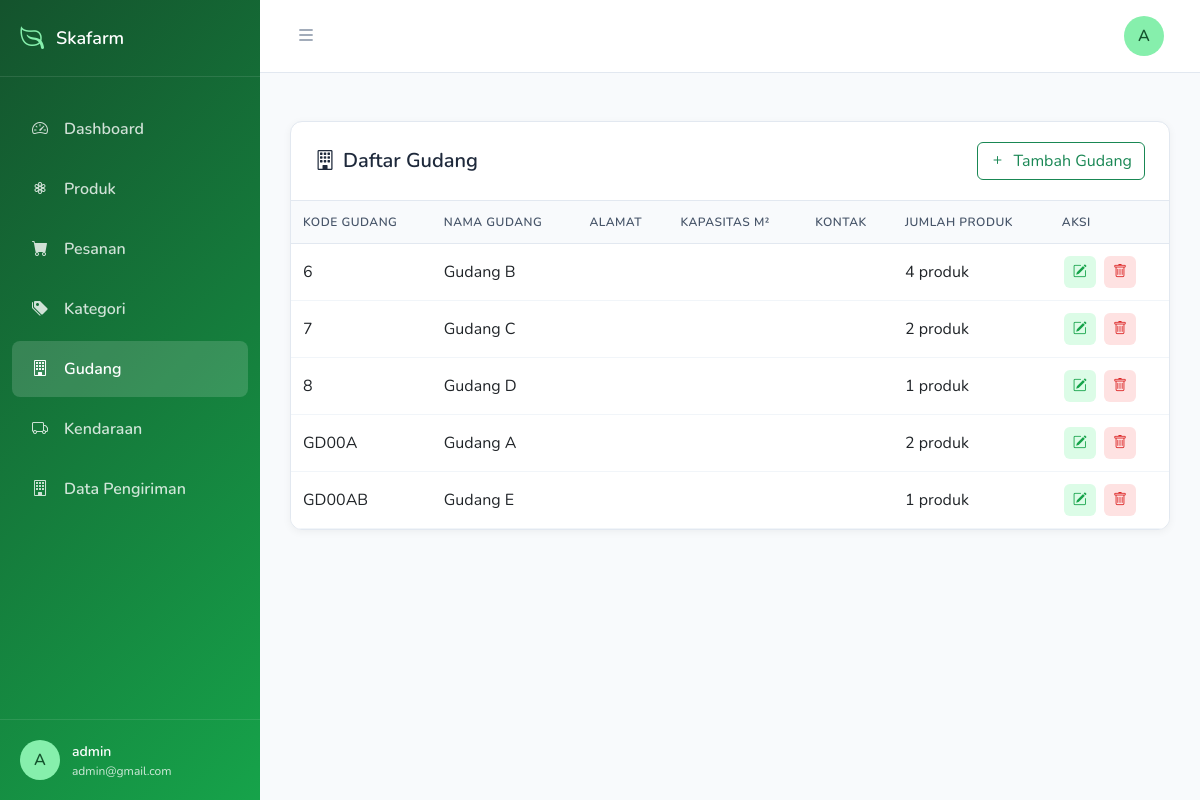
Page /index.php?controller=gudang&action=index (signed in) on the committed database.
### tables this page shows
CREATE TABLE `gudang` (
  `kode_gudang` varchar(255) NOT NULL,
  `nama_gudang` varchar(255) NOT NULL,
  `golongan` varchar(255) NOT NULL,
  `keterangan` text NOT NULL
);

### controllers/GudangController.php (called while the page is built, shortened)
<?php
require_once(__DIR__ . '/../models/Gudang.php');
class GudangController
{
    private $model;
    public function __construct($conn)
    {
        $this->model = new Gudang($conn);
    }
    public function index()
    {
        $data = $this->model->getAll();
        require_once(__DIR__ . '/../views/dashboard/gudang.php');
    }
}

### models/Gudang.php (called while the page is built, shortened)
<?php
class Gudang
{
    private $conn;
    public function __construct($db)
    {
        $this->conn = $db;
    }
    public function getAll()
    {
        $sql = "SELECT g.*, COUNT(b.kode_produk) AS total_produk
                FROM gudang g
                LEFT JOIN produk b ON g.kode_gudang = b.kode_gudang
                GROUP BY g.kode_gudang";
        $stmt = $this->conn->prepare($sql);
        $stmt->execute();
        return $stmt;
    }
}

### views/dashboard/gudang.php (the view, shortened to what this page needs)
<?php require_once(__DIR__ . "/../components/dashboard/head.php"); ?>
<?php require_once(__DIR__ . "/../components/dashboard/sidebar.php"); ?>
<div class="main-content" id="mainContent">
  <?php require_once(__DIR__ . "/../components/dashboard/header.php"); ?>
  <div class="table-section pt-5">
    <div class="table-card">
      <div class="table-header">
        <h5><i class="bi bi-building me-2"></i>Daftar Gudang</h5>
        <button class="btn btn-outline-success" data-bs-toggle="modal" data-bs-target="#gudangModal">
          <i class="bi bi-plus me-2"></i>Tambah Gudang
        </button>
      </div>
      <div class="table-responsive">
        <table class="table table-hover">
          <thead>
            <tr>
              <th>Kode Gudang</th>
              <th>Nama Gudang</th>
              <th>Alamat</th>
              <th>Kapasitas m²</th>
              <th>Kontak</th>
              <th>Jumlah Produk</th>
              <th>Aksi</th>
            </tr>
          </thead>
          <tbody>
            <?php if ($data && $data->rowCount() > 0): ?>
              <?php while ($row = $data->fetch(PDO::FETCH_ASSOC)): ?>
                <tr>
                  <td><?= $row['kode_gudang'] ?></td>
                  <td><?= $row['nama_gudang'] ?></td>
                  <td><?= $row['alamat'] ?></td>
                  <td><?= $row['kapasitas'] ?></td>
                  <td><?= $row['kontak'] ?></td>
                  <td><?= $row['total_produk'] ?> produk</td>
                  <td>
                    <button class="action-btn btn-edit"
                      data-bs-toggle="modal"
                      data-bs-target="#gudangModal"
                      data-id="<?= $row['kode_gudang'] ?>"
                      data-nama="<?= $row['nama_gudang'] ?>"
                      data-alamat="<?= $row['alamat'] ?>"
                      data-kapasitas="<?= $row['kapasitas'] ?>"
                      data-kontak="<?= $row['kontak'] ?>">
                      <i class="bi bi-pencil-square"></i>
                    </button>
                    <button class="action-btn btn-delete"
                      data-bs-toggle="modal"
                      data-bs-target="#confirmModal"
                      data-id="<?= $row['kode_gudang'] ?>">
                      <i class="bi bi-trash"></i>
                    </button>
                  </td>
                </tr>
              <?php endwhile; ?>
            <?php else: ?>
              <tr>
                <td colspan="6" class="text-center">Belum ada data gudang</td>
              </tr>
            <?php endif; ?>
          </tbody>
        </table>
      </div>
    </div>
  </div>
</div>
<?php require_once(__DIR__ . "/../components/dashboard/footer.php"); ?>

### assets/css/style.css (style rules this page uses)
body { box-sizing: border-box; font-family: "Nunito", sans-serif; background-color: #f8fafc; margin: 0; overflow-x: hidden; }
.main-content { margin-left: 260px; transition: margin-left 0.3s ease; min-height: 100vh; }
.table-section { padding: 0 30px; margin-bottom: 30px; }
.table-card { background: white; border-radius: 12px; box-shadow: 0 2px 8px rgba(0, 0, 0, 0.05); border: 1px solid #e2e8f0; overflow: hidden; }
.table-header { padding: 20px 24px; border-bottom: 1px solid #e2e8f0; display: flex; justify-content: space-between; align-items: center; }
.table-header h5 { margin: 0; font-weight: 600; color: #1e293b; }
.table-responsive { max-height: 900px; overflow-y: auto; }
.table { margin-bottom: 0; }
.table th { background: #f8fafc; border-bottom: 1px solid #e2e8f0; font-weight: 600; color: #475569; font-size: 12px; text-transform: uppercase; letter-spacing: 0.5px; padding: 12px; }
.table td { padding: 12px; vertical-align: middle; border-bottom: 1px solid #f1f5f9; }
.action-btn { width: 32px; height: 32px; border-radius: 6px; border: none; display: inline-flex; align-items: center; justify-content: center; margin: 0 2px; font-size: 14px; cursor: pointer; }
.btn-edit { background: #dcfce7; color: #16a34a; }
.btn-delete { background: #fee2e2; color: #dc2626; }

### rows in the picture
gudang: kode_gudang "6", nama_gudang "Gudang B", total_produk "4"
gudang: kode_gudang "7", nama_gudang "Gudang C", total_produk "2"
gudang: kode_gudang "8", nama_gudang "Gudang D", total_produk "1"
gudang: kode_gudang "GD00A", nama_gudang "Gudang A", total_produk "2"
gudang: kode_gudang "GD00AB", nama_gudang "Gudang E", total_produk "1"

### other values in the picture
getInitials($_SESSION['username'] ?? "User") "A"
$_SESSION['username'] "admin"
$_SESSION['email'] "admin@gmail.com"
